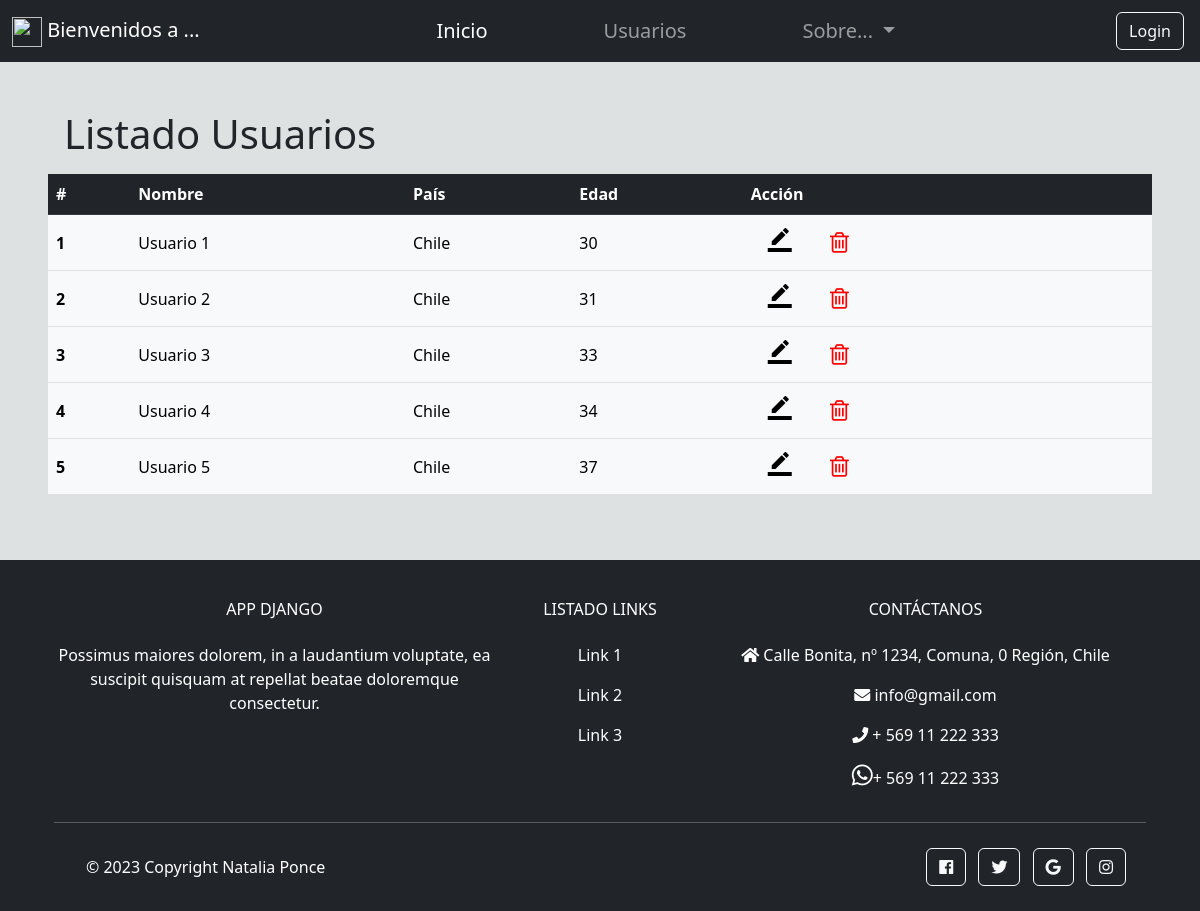
Screenshot of /usuarios/ with the database file from the repository.
### app/models.py (models this page shows)
class Usuario(models.Model):
    nombre = models.CharField(max_length=100)
    apellido = models.CharField(max_length=100)
    pais = models.CharField(max_length=50)
    edad = models.IntegerField()

### app/views.py (the view)
# urls.py: path('usuarios/', vista_usuarios, name='usuarios'),
def vista_usuarios(request):
    usuarios = Usuario.objects.all()
    contexto = {
        'usuarios' : usuarios
    }
    return render(request, 'usuarios.html', contexto)

### app/templates/usuarios.html (shortened to what this page needs)
{% extends 'base.html' %}
{% load static %}
{% block content %}
    {% if usuarios  %}
       <div class="m-5">
            <h1 class ="m-3">Listado Usuarios</h1>
            <table class="table align-middle  table-hover">
                <thead class="table-dark">
                <tr>
                    <th scope="col">#</th>
                    <th scope="col">Nombre</th>
                    <th scope="col">País</th>
                    <th scope="col">Edad</th>
                    <th scope="col">Acción</th>
                </tr>
                </thead>
                <tbody class="table-light">
                    {% for usuario in usuarios %}
                        <tr>
                            <th scope="row">{{usuario.id}}</th>
                            <td>{{usuario.nombre}}</td>
                            <td>{{usuario.pais}}</td>
                            <td>{{usuario.edad}}</td>
                            <td>
                            <button type="button" class="btn btn-link btn-sm px-3" data-ripple-color="dark">
                                <i class="material-icons" style="font-size:24px; color:black">border_color</i>
                            </button>
                            <button type="button" class="btn btn-link btn-sm px-3" data-ripple-color="dark">
                                <i class="fa fa-trash-o" style="font-size:24px; color:red"></i>
                            </button>
                            </td>
                        </tr>
                    {% endfor %}
                </tbody>
            </table>
            {% else %}
            <h1>No hay usuarios registrados</h1>
        </div>
    {% endif %}
{% endblock %}

### app/templates/base.html (shortened to what this page needs)
{% load static %}
<!DOCTYPE html>
<html lang="es">
    <head>
        <link
            href="https://cdn.jsdelivr.net/npm/bootstrap@5.3.0/dist/css/bootstrap.min.css"
            rel="stylesheet"
>
        <link rel="stylesheet"
            href="https://cdn.jsdelivr.net/npm/bootstrap-icons@1.10.5/font/bootstrap-icons.css">
        <link rel="stylesheet" href="{% static 'css/estilos.css' %}">
        <link rel="stylesheet" href="https://cdnjs.cloudflare.com/ajax/libs/font-awesome/5.7.1/css/all.min.css" />
        <link rel="stylesheet" href="https://cdnjs.cloudflare.com/ajax/libs/font-awesome/4.7.0/css/font-awesome.min.css">
    </head>
    <body>
        <header>
            <nav class="navbar navbar-expand-lg navbar-dark bg-dark">
                <div class="container-fluid">
                    <a class="navbar-brand" href="{% url 'index' %}">
                        <img alt="" src="{% static 'img/icono.png' %}" width="30" height="30" className="d-inline-block align-top"/>
                        Bienvenidos a ...
                    </a>
                    <div class="collapse navbar-collapse justify-content-center" id="navbarSupportedContent">
                        <ul class="navbar-nav ms-auto  mb-2 mb-lg-0  ">
                            <li class="nav-item">
                                <a class="nav-link active " aria-current="page" href="{% url 'index' %}">Inicio</a>
                            </li>
                            <li class="nav-item">
                                <a class="nav-link" href="{% url 'usuarios' %}">Usuarios</a>
                            </li>
                            <li class="nav-item dropdown">
                                <a class="nav-link dropdown-toggle" href="#" role="button"
                                    data-bs-toggle="dropdown" aria-expanded="false">
                                    Sobre...
                                </a>
                            </li>
                        </ul>
                        <a
                        class="btn btn-outline-light btn-floating m-1 ms-auto"
                        class="text-white"
                        role="button"
                        href="#"
                        >Login</a>
                    </div>
                </div>
            </nav>
        </header>
        <main >
            {% block content %}{% endblock %}
        </main>
        <footer id="footer-landing" class="bg-dark text-center text-white  ">
            <div class="container p-4 pb-0">
                <section class="">
                    <div class="row">
                    <div class="col-md-4 col-lg-4 col-xl-5 mx-auto mt-3">
                        <h6 class="text-uppercase mb-4 font-weight-bold">
                        App Django
                        </h6>
                        <p>Possimus maiores dolorem, in a laudantium voluptate, ea suscipit quisquam at repellat beatae doloremque consectetur.
                        </p>
                    </div>
                    <div class="col-md-3 col-lg-3 col-xl-2 mx-auto mt-3">
                        <h6 class="text-uppercase mb-4 font-weight-bold">Listado Links</h6>
                        <p>
                        <a class="text-white"  href="#">Link 1</a>
                        </p>
                        <p>
                            <a class="text-white"  href="#">Link 2</a>
                        </p>
                        <p>
                            <a class="text-white"  href="#">Link 3</a>
                        </p>
                    </div>
                    <div class="col-md-5 col-lg-5 col-xl-5 mx-auto mt-3">
                        <h6 class="text-uppercase mb-4 font-weight-bold">Contáctanos</h6>
                        <p><i class="fas fa-home mr-3"></i> Calle Bonita, nº 1234, Comuna, 0 Región, Chile</a>
                        </p>
                        <p><a href="mailto:naty.ponce5@gmail.com" class="text-white"><i class="fas fa-envelope mr-3"> </i> info@gmail.com</a>
                        </p>
                        <p><i class="fas fa-phone mr-3"></i> + 569 11 222 333</p>
                        <p>
                            <a href="tel:+56911222333"
                            class="text-white"> <i class='fab fa-whatsapp' style='font-size:24px'></i>+ 569 11 222 333</a>
                        </p>
                    </div>
                    </div>
                </section>
                <hr class="my-3">
                <section class="p-3 pt-0">
                    <div class="row d-flex align-items-center">
                    <div class="col-md-7 col-lg-8 text-center text-md-start">
                        <div class="p-3">
                        © 2023 Copyright
                        <a class="text-white" href="#"
                            >Natalia Ponce</a
                            >
                        </div>
                    </div>
                    <div class="col-md-5 col-lg-4 ml-lg-0 text-center text-md-end">
                        <a
                        class="btn btn-outline-light btn-floating m-1"
                        class="text-white"
                        role="button"
                        href="#"
                        ><i class="fab fa-facebook-f"></i
                        ></a>
                        <a
                        class="btn btn-outline-light btn-floating m-1"
                        class="text-white"
                        role="button"
                        href="#"
                        ><i class="fab fa-twitter"></i
                        ></a>
                        <a
                        class="btn btn-outline-light btn-floating m-1"
                        class="text-white"
                        role="button"
                        href="#"
                        ><i class="fab fa-google"></i
                        ></a>
                        <a
                        class="btn btn-outline-light btn-floating m-1"
                        class="text-white"
                        role="button"
                        href="#"
                        ><i class="fab fa-instagram"></i
                        ></a>
                    </div>
                    </div>
                </section>
            </div>
        </footer>
    </body>
</html>

### app/static/css/estilos.css (style rules this page uses)
body { background-color: rgb(221, 225, 226); }
a { text-decoration: none; }
.nav-link { font-size: 20px; margin: auto 50px; }
main { min-height:450px; }

### rows the page displays
Usuario: id "1", nombre "Usuario 1", pais "Chile", edad "30"
Usuario: id "2", nombre "Usuario 2", pais "Chile", edad "31"
Usuario: id "3", nombre "Usuario 3", pais "Chile", edad "33"
Usuario: id "4", nombre "Usuario 4", pais "Chile", edad "34"
Usuario: id "5", nombre "Usuario 5", pais "Chile", edad "37"
